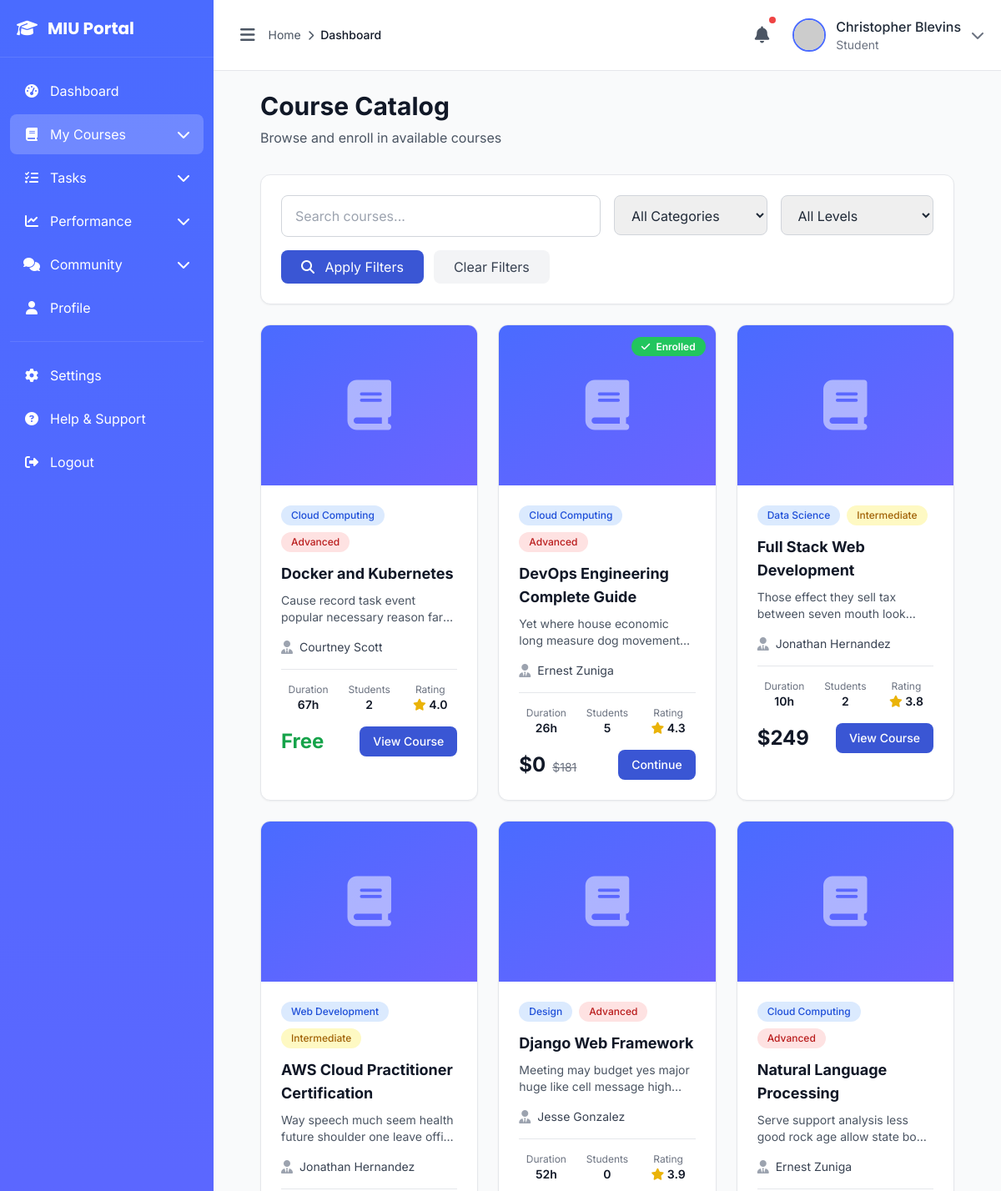
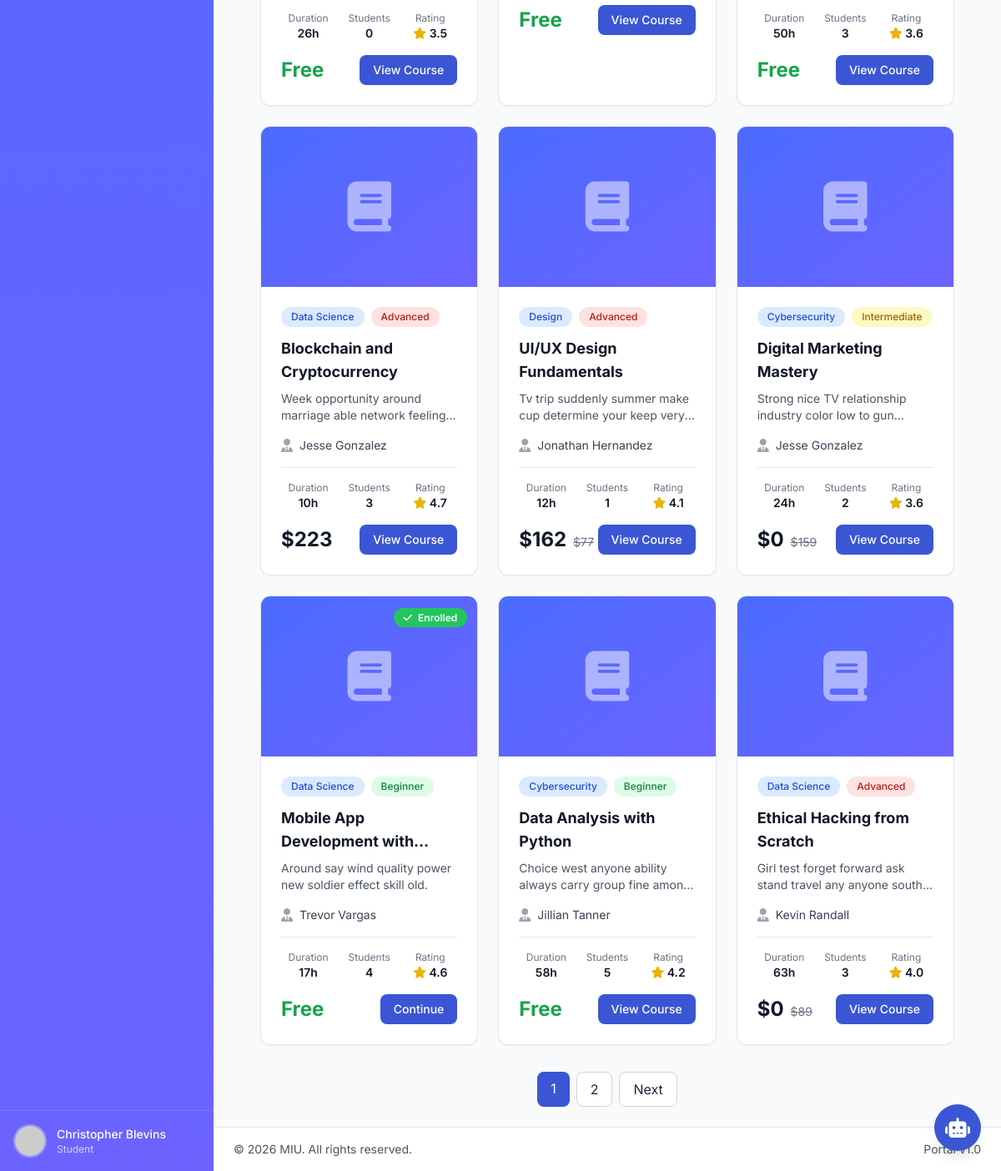
Before: /student/courses/catalog/ (signed in) with the older database file (2 pictures, top to bottom).
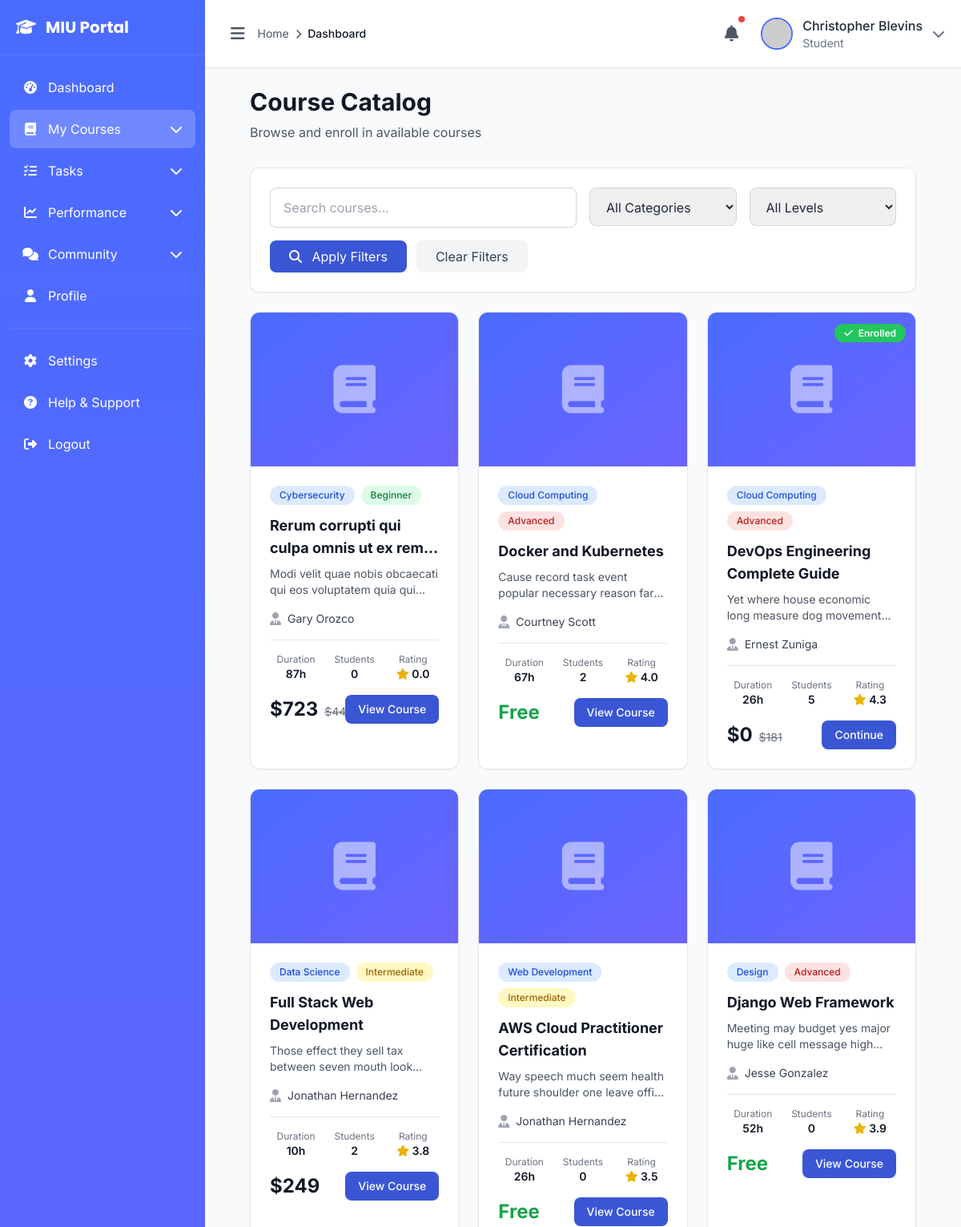
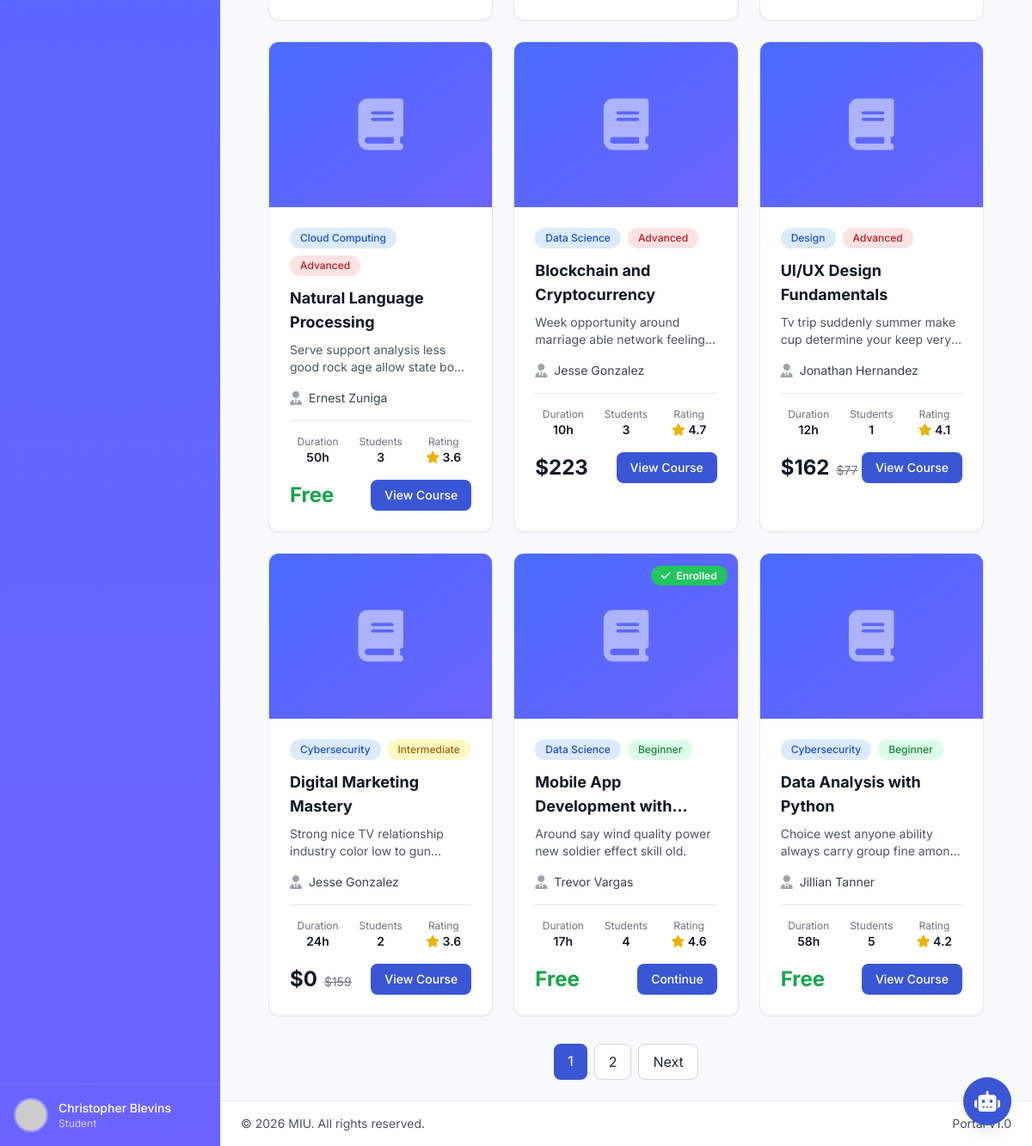
After: the same page with the newer database file (2 pictures, top to bottom).
### eduweb/models.py (models this page shows, shortened)
class LMSCourse(models.Model):
    DIFFICULTY_CHOICES = [
        ('beginner', 'Beginner'),
        ('intermediate', 'Intermediate'),
        ('advanced', 'Advanced'),
    ]
    title = models.CharField(max_length=200)
    slug = models.SlugField(max_length=200, unique=True)
    code = models.CharField(max_length=20, unique=True)
    category = models.ForeignKey(CourseCategory, on_delete=models.SET_NULL, null=True, related_name='lms_courses')
    short_description = models.TextField(max_length=500)
    description = models.TextField()
    learning_objectives = models.JSONField(default=list)
    prerequisites = models.JSONField(default=list)
    difficulty_level = models.CharField(max_length=20, choices=DIFFICULTY_CHOICES, default='beginner')
    duration_hours = models.DecimalField(max_digits=5, decimal_places=1, help_text="Estimated duration in hours")
    language = models.CharField(max_length=50, default='English')
    instructor = models.ForeignKey(User, on_delete=models.SET_NULL, null=True, related_name='courses_teaching')
    instructor_name = models.CharField(max_length=100, blank=True)
    instructor_bio = models.TextField(blank=True)
    thumbnail = models.ImageField(upload_to='courses/thumbnails/', blank=True, null=True)
    promo_video_url = models.URLField(blank=True)
    is_free = models.BooleanField(default=False)
    price = models.DecimalField(max_digits=10, decimal_places=2, default=0.00)
    discount_price = models.DecimalField(max_digits=10, decimal_places=2, null=True, blank=True)
    max_students = models.IntegerField(null=True, blank=True)
    enrollment_start_date = models.DateField(null=True, blank=True)
    enrollment_end_date = models.DateField(null=True, blank=True)
    is_published = models.BooleanField(default=False)
    is_featured = models.BooleanField(default=False)
    has_certificate = models.BooleanField(default=False)
    certificate_template = models.CharField(max_length=100, blank=True)
    meta_description = models.CharField(max_length=160, blank=True)
    meta_keywords = models.CharField(max_length=255, blank=True)
    total_enrollments = models.IntegerField(default=0)
    average_rating = models.DecimalField(max_digits=3, decimal_places=2, default=0.00)
    total_reviews = models.IntegerField(default=0)
    created_at = models.DateTimeField(auto_now_add=True)
    updated_at = models.DateTimeField(auto_now=True)
    published_at = models.DateTimeField(null=True, blank=True)
    class Meta:
        ordering = ['-created_at']
        verbose_name = 'LMS Course'
        verbose_name_plural = 'LMS Courses'
        indexes = [
            models.Index(fields=['slug']),
            models.Index(fields=['is_published', '-created_at']),
            models.Index(fields=['category']),
        ]

class CourseCategory(models.Model):
    name = models.CharField(max_length=100, unique=True)
    slug = models.SlugField(max_length=100, unique=True)
    description = models.TextField(blank=True)
    icon = models.CharField(max_length=50, default='folder')
    color = models.CharField(max_length=20, default='blue')
    parent = models.ForeignKey('self', on_delete=models.CASCADE, null=True, blank=True, related_name='subcategories')
    display_order = models.IntegerField(default=0)
    is_active = models.BooleanField(default=True)
    created_at = models.DateTimeField(auto_now_add=True)
    updated_at = models.DateTimeField(auto_now=True)
    class Meta:
        verbose_name = 'Course Category'
        verbose_name_plural = 'Course Categories'
        ordering = ['display_order', 'name']

### student/views.py (the view, shortened to what this page needs)
@login_required
@student_required
def course_catalog(request):
    category_slug = request.GET.get('category', '').strip()
    search_query = request.GET.get('q', '').strip()
    difficulty = request.GET.get('difficulty', '').strip()
    try:
        courses = LMSCourse.objects.filter(is_published=True)
        if category_slug:
            courses = courses.filter(category__slug=category_slug)
        if difficulty and difficulty in dict(LMSCourse.DIFFICULTY_CHOICES):
            courses = courses.filter(difficulty_level=difficulty)
        courses = (
            courses
            .select_related('category', 'instructor')
            .order_by('-is_featured', '-created_at')
        )
        enrolled_course_ids = set(
            Enrollment.objects
            .filter(student=request.user)
            .values_list('course_id', flat=True)
        )
        categories = (
            CourseCategory.objects
            .filter(is_active=True)
            .order_by('name')
        )
        paginator = Paginator(courses, 12)
        page_number = request.GET.get('page', 1)
        page_obj = paginator.get_page(page_number)
    except Exception as e:
        messages.error(
            request,
            'Error loading course catalog. Please try again.'
        )
        page_obj = None
        categories = []
        enrolled_course_ids = set()
    context = {
        'page_title': 'Course Catalog',
        'courses': page_obj,
        'categories': categories,
        'enrolled_ids': enrolled_course_ids,
        'search_query': search_query,
        'category_slug': category_slug,
        'difficulty': difficulty,
    }
    return render(request, 'students/course_catalog.html', context)

### eduweb/context.py (called while the page is built)
def navigation_data(request):
    faculties = Faculty.objects.filter(is_active=True).prefetch_related('courses')[:11]
    courses = Course.objects.filter(is_active=True).select_related('faculty')[:11]
    return {
        'all_faculties': faculties,
        'all_courses': courses,
    }

### eduweb/views.py (called while the page is built)
def application_status_context(request):
    has_pending_application = False
    if request.user.is_authenticated:
        has_pending_application = CourseApplication.objects.filter(
            user=request.user,
            status__in=['draft', 'pending_payment', 'submitted', 'under_review', 'reviewed']
        ).exists()
    return {'has_pending_application': has_pending_application}

### templates/students/course_catalog.html (shortened to what the changed rows need)
{% extends "management/base.html" %}
{% load static %}
{% block content %}
<div class="max-w-12xl mx-auto px-4 sm:px-6 lg:px-8">
    <header class="mb-6 lg:mb-8">
        <h1 class="text-2xl sm:text-3xl font-bold text-gray-900">
            Course Catalog
        </h1>
    </header>
    {% if courses %}
    <div class="grid grid-cols-1 md:grid-cols-2
                lg:grid-cols-3 gap-4 sm:gap-6 mb-8">
        {% for course in courses %}
        <article
            class="bg-white rounded-xl shadow-sm border
                   border-gray-200 overflow-hidden
                   hover:shadow-lg transition-shadow">
            <div class="h-48 bg-gradient-to-br
                        from-primary-500 to-secondary-500
                        relative">
                {% if course.thumbnail %}
                <img src="{{ course.thumbnail.url }}"
                     alt="{{ course.title }}"
                     class="w-full h-full object-cover">
                {% else %}
                <div class="w-full h-full flex items-center
                            justify-center">
                    <i class="fas fa-book text-white
                              text-5xl sm:text-6xl opacity-50"
                       aria-hidden="true"></i>
                </div>
                {% endif %}
                {% if course.id in enrolled_ids %}
                <div class="absolute top-3 right-3">
                    <span class="px-3 py-1 bg-green-500
                                 text-white rounded-full text-xs
                                 font-semibold">
                        <i class="fas fa-check mr-1"
                           aria-hidden="true"></i>
                        Enrolled
                    </span>
                </div>
                {% endif %}
            </div>
            <div class="p-4 sm:p-6">
                <div class="flex items-center gap-2 mb-3
                            flex-wrap">
                    {% if course.category %}
                    <span class="px-3 py-1 bg-blue-100
                                 text-blue-700 rounded-full text-xs
                                 font-medium">
                        {{ course.category.name }}
                    </span>
                    {% endif %}
                    <span class="px-3 py-1 rounded-full text-xs
                                 font-medium
                                 {% if course.difficulty_level == 'beginner' %}
                                 bg-green-100 text-green-700
                                 {% elif course.difficulty_level == 'intermediate' %}
                                 bg-yellow-100 text-yellow-700
                                 {% else %}
                                 bg-red-100 text-red-700
                                 {% endif %}">
                        {{ course.get_difficulty_level_display }}
                    </span>
                </div>
                <h2 class="text-base sm:text-lg font-bold
                           text-gray-900 mb-2 line-clamp-2">
                    <a href="{% url 'students:course_detail' course.slug %}"
                       class="hover:text-primary-600
                              focus:text-primary-600
                              focus:outline-none focus:ring-2
                              focus:ring-primary-500
                              focus:ring-offset-2 rounded">
                        {{ course.title }}
                    </a>
                </h2>
                <p class="text-xs sm:text-sm text-gray-600
                          mb-4 line-clamp-2">
                    {{ course.short_description }}
                </p>
                <div class="flex items-center mb-4 pb-4
                            border-b border-gray-200">
                    <i class="fas fa-user-tie text-gray-400 mr-2"
                       aria-hidden="true"></i>
                    <span class="text-xs sm:text-sm text-gray-700
                                 truncate">
                        {{ course.instructor_name }}
                    </span>
                </div>
                <div class="grid grid-cols-3 gap-2 mb-4
                            text-center">
                    <div>
                        <p class="text-xs text-gray-500">Duration</p>
                        <p class="text-sm font-semibold text-gray-900">
                            {{ course.duration_hours|floatformat:0 }}h
                        </p>
                    </div>
                    <div>
                        <p class="text-xs text-gray-500">Students</p>
                        <p class="text-sm font-semibold text-gray-900">
                            {{ course.total_enrollments }}
                        </p>
                    </div>
                    <div>
                        <p class="text-xs text-gray-500">Rating</p>
                        <p class="text-sm font-semibold text-gray-900">
                            <i class="fas fa-star text-yellow-500"
                               aria-hidden="true"></i>
                            {{ course.average_rating|floatformat:1 }}
                        </p>
                    </div>
                </div>
                <div class="flex items-center justify-between
                            gap-3">
                    <div class="min-w-0">
                        {% if course.is_free %}
                        <span class="text-xl sm:text-2xl
                                     font-bold text-green-600">
                            Free
                        </span>
                        {% else %}
                        <div class="flex items-baseline gap-2">
                            <span class="text-xl sm:text-2xl
                                         font-bold text-gray-900">
                                ${{ course.price|floatformat:0 }}
                            </span>
                            {% if course.discount_price %}
                            <span class="text-sm text-gray-500
                                         line-through">
                                ${{ course.discount_price|floatformat:0 }}
                            </span>
                            {% endif %}
                        </div>
                        {% endif %}
                    </div>
                    <a href="{% url 'students:course_detail' course.slug %}"
                       class="px-3 sm:px-4 py-2 text-white
                              rounded-lg transition-colors
                              text-xs sm:text-sm font-medium
                              whitespace-nowrap
                              focus:outline-none focus:ring-2
                              focus:ring-offset-2
                              {% if course.id in enrolled_ids %}
                              bg-primary-600 hover:bg-primary-700
                              focus:ring-primary-500
                              {% else %}
                              bg-primary-600 hover:bg-primary-700
                              focus:ring-primary-500
                              {% endif %}">
                        {% if course.id in enrolled_ids %}
                            Continue
                        {% else %}
                            View Course
                        {% endif %}
                    </a>
                </div>
            </div>
        </article>
        {% endfor %}
    </div>
    {% if courses.has_other_pages %}
    <nav class="flex justify-center"
         aria-label="Course pagination">
        <div class="flex gap-2 flex-wrap justify-center">
            {% for num in courses.paginator.page_range %}
            {% if num == courses.number %}
            <span class="px-4 py-2 bg-primary-600
                         text-white rounded-lg"
                  aria-current="page">
                {{ num }}
            </span>
            {% else %}
            <a href="?page={{ num }}{% if search_query %}&q={{ search_query }}{% endif %}{% if category_slug %}&category={{ category_slug }}{% endif %}{% if difficulty %}&difficulty={{ difficulty }}{% endif %}"
               class="px-4 py-2 bg-white border
                      border-gray-300 rounded-lg
                      hover:bg-gray-50
                      focus:outline-none focus:ring-2
                      focus:ring-primary-500 focus:ring-offset-2
                      transition-colors">
                {{ num }}
            </a>
            {% endif %}
            {% endfor %}
            {% if courses.has_next %}
            <a href="?page={{ courses.next_page_number }}{% if search_query %}&q={{ search_query }}{% endif %}{% if category_slug %}&category={{ category_slug }}{% endif %}{% if difficulty %}&difficulty={{ difficulty }}{% endif %}"
               class="px-4 py-2 bg-white border
                      border-gray-300 rounded-lg
                      hover:bg-gray-50
                      focus:outline-none focus:ring-2
                      focus:ring-primary-500 focus:ring-offset-2
                      transition-colors">
                Next
            </a>
            {% endif %}
        </div>
    </nav>
    {% endif %}
    {% endif %}
</div>
{% endblock %}

Changed rows visible on the page:
no longer on this page (row unchanged): LMSCourse: category.name "Data Science", difficulty_level "Advanced", title "Ethical Hacking from Scratch", short_description "Girl test forget forward ask stand travel any anyone…", instructor_name "Kevin Randall", duration_hours "63", total_enrollments "3", average_rating "4.0", price "0", discount_price "89", shows "View Course"
added LMSCourse: category.name "Cybersecurity", difficulty_level "Beginner", title "Rerum corrupti qui culpa omnis ut ex…", short_description "Modi velit quae nobis obcaecati qui eos voluptatem quia…", instructor_name "Gary Orozco", duration_hours "87", total_enrollments "0", average_rating "0.0", price "723", discount_price "442", shows "View Course"
